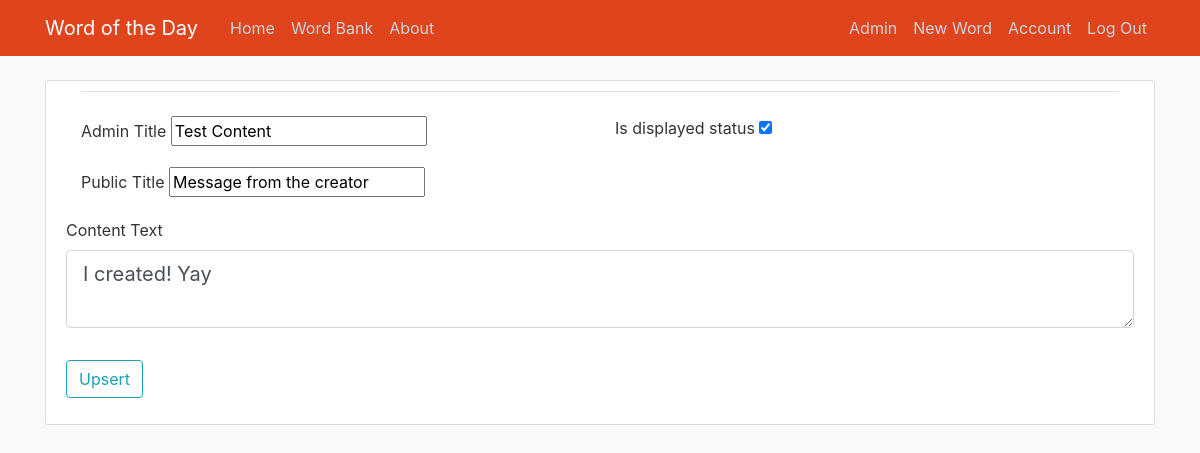
Page /content/update/5 (signed in) on the committed database.
### wotd/models.py (models this page shows)
class Content(db.Model):
    id = db.Column(db.Integer, primary_key=True)
    title = db.Column(db.String(100), nullable=False)
    private_title = db.Column(db.String(100), nullable=False)
    content = db.Column(db.Text, nullable=False)
    isActive = db.Column(db.Boolean, nullable=False, default=False)

### wotd/routes.py (the view)
@app.route("/content/update/<int:content_id>", methods=['GET', 'POST'])
@login_required
def content_update(content_id):
    if current_user.isAdmin is False:
        return redirect(url_for('home'))
    form = ContentForm()
    content = Content.query.filter_by(id=content_id).first()
    if form.validate_on_submit():
        if form.isActive.data is True:
            active = Content.query.filter_by(isActive=True).first()
            if active is not None:
                active.isActive = False
        content.title = form.title.data
        content.private_title = form.private_title.data
        content.content = form.content.data
        content.isActive = form.isActive.data
        db.session.commit()
        flash('Content updated, now be content!', 'success')
        return redirect(url_for('admin'))
    elif request.method == 'GET':
        form.title.data = content.title
        form.private_title.data = content.private_title
        form.content.data = content.content
        form.isActive.data = content.isActive
    return render_template('content_upsert.html', title='Update Content', form=form)

### wotd/forms.py
class ContentForm(FlaskForm):
    private_title = StringField('Admin Title', validators=[DataRequired()])
    title = StringField('Public Title', validators=[DataRequired()])
    content = TextAreaField('Content Text', validators=[DataRequired()])
    isActive = BooleanField('Is displayed status')
    submit = SubmitField('Upsert')

### wotd/models.py (called while the page is built)
@login_manager.user_loader
def load_user(user_id):
    return User.query.get(int(user_id))

### wotd/templates/content_upsert.html (shortened to what this page needs)
{% extends "layout.html" %}
{% block content %}
        <div class="content-section">
            <form method="POST" action="">
                <fieldset class="form-group">
                <div class="container">
                    <legend class="border-bottom mb-4">{{ legend }}</legend>
                    <div class="row">
                        <div class="col-md-6">
                            <div class="form-group">
                                {{ form.private_title.label(class="form-control-label") }}
                                {% if form.private_title.errors %}
                                    {{ form.private_title(class="is-invalid") }}
                                    <div class="invalid-feedback">
                                        {% for error in form.private_title.errors %}
                                            <span> {{ error }} </span>
                                        {% endfor %}
                                    </div>
                                {% else %}
                                    {{ form.private_title() }}
                                {% endif %}
                            </div>
                        </div>
                        <div class="col-md-6" class="form-group">
                            <div>
                                {{ form.isActive.label(class="form-control-label") }}
                                {% if form.isActive.errors %}
                                    {{ form.isActive(class="is-invalid") }}
                                    <div class="invalid-feedback">
                                        {% for error in form.isActive.errors %}
                                            <span> {{ error }} </span>
                                        {% endfor %}
                                    </div>
                                {% else %}
                                    {{ form.isActive() }}
                                {% endif %}
                            </div>
                        </div>
                    </div>
                    <div class="row">
                        <div class="form-group col-md-6">
                            <div>
                                {{ form.title.label(class="form-control-label") }}
                                {% if form.title.errors %}
                                    {{ form.title(class="is-invalid") }}
                                    <div class="invalid-feedback">
                                        {% for error in form.title.errors %}
                                            <span> {{ error }} </span>
                                        {% endfor %}
                                    </div>
                                {% else %}
                                    {{ form.title() }}
                                {% endif %}
                             </div>
                        </div>
                    </div>
                </div>
                <div class="form-group">
                    {{ form.content.label(class="form-control-label") }}
                    {% if form.content.errors %}
                        {{ form.content(class="form-control form-control-lg is-invalid") }}
                        <div class="invalid-feedback">
                            {% for error in form.content.errors %}
                                <span> {{ error }} </span>
                            {% endfor %}
                        </div>
                    {% else %}
                        {{ form.content(class="form-control form-control-lg") }}
                    {% endif %}
                </div>
            </fieldset>
            <div class="form-group">
                {{ form.submit(class="btn btn-outline-info") }}
            </div>
        </form>
    </div>
{% endblock content %}

### wotd/static/main.css (style rules this page uses)
body { background: #fafafa; color: #333333; margin-top: 5rem; }
.content-section { background: #ffffff; padding: 10px 20px; border: 1px solid #dddddd; border-radius: 3px; margin-bottom: 20px; }

### rows in the picture
Content: private_title "Test Content", isActive "☑", title "Message from the creator", content "I created! Yay"
